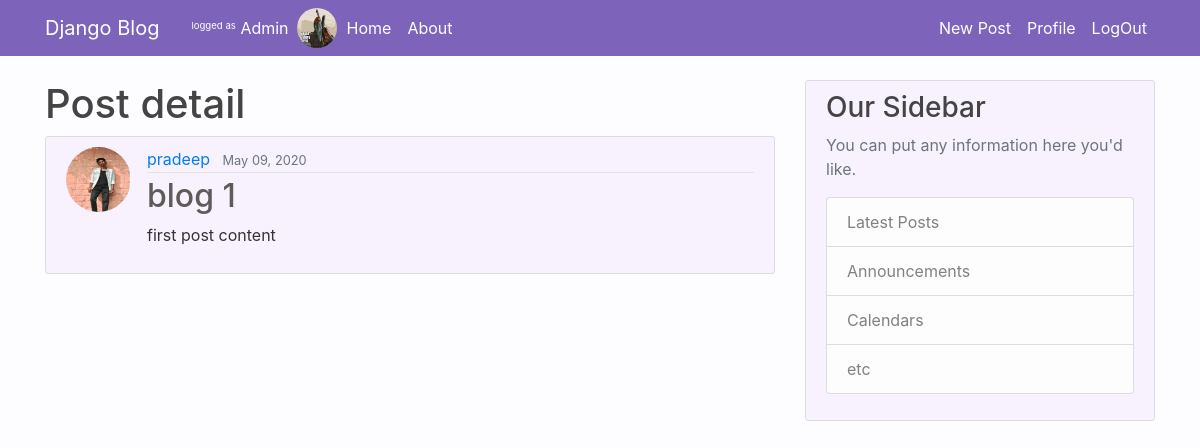
The app's page /post/1/ (signed in) with its own data.
### users/models.py (models this page shows, shortened)
class Profile(models.Model):
    user = models.OneToOneField(User,on_delete=models.CASCADE)
    image = models.ImageField(default='default.png',upload_to='profile_pics')

### blog/models.py (models this page shows, shortened)
class Post(models.Model):
    title = models.CharField(max_length=100)
    content = models.TextField()
    date_posted = models.DateTimeField(default=timezone.now)
    author = models.ForeignKey(User,on_delete=models.CASCADE)

### blog/views.py (the view)
# urls.py: path('post/<int:pk>/', PostdetailView.as_view(),name='post-detail'),
class PostdetailView(DetailView):
    model = Post

### blog/templates/blog/post_detail.html (shortened to what this page needs)
{% extends "blog/base.html" %}
{% block content %}
<h1>Post detail</h1>
<article class="media content-section">
    <img class="rounded-circle article-img" src={{  object.author.profile.image.url }}>
    <div class="media-body">
        <div class="article-metadata">
            <a class="mr-2" href="{% url 'user-posts' object.author.username %}">{{ object.author }}</a>
            <small class="text-muted">{{ object.date_posted|date:"F d, Y" }}</small>
        </div>
        <h2 class="article-title" href="#">{{ object.title }}</h2>
        <p class="article-content">{{ object.content }}</p>
    </div>
</article>
{% endblock content %}

### blog/templates/blog/base.html (shortened to what this page needs)
{% load static %}
<!DOCTYPE html>
<html>
<head>
    <link rel="stylesheet" href="{% static 'blog/bootstrap.min.css' %}"
>
    <link rel="stylesheet" type="text/css" href="{% static 'blog/main.css' %}">
</head>
<body>
    <header class="site-header">
        <nav class="navbar navbar-expand-md navbar-dark bg-steel fixed-top">
            <div class="container">
                <a class="navbar-brand mr-4" href="/">Django Blog</a>
                <div class="collapse navbar-collapse" id="navbarToggle">
                    <div class="navbar-nav mr-auto">
                        {% if user.is_authenticated %}
                        <a class="nav-item nav-link" href="{% url 'user-posts' user %}"><small><sup>logged
                                    as</sup></small>
                            {{ user|title }}</a>
                        <img class="rounded-circle article-img-sml" src={{  user.profile.image.url }}>
                        {% endif %}
                        <a class="nav-item nav-link" href="{% url 'blog-home' %}">Home</a>
                        <a class="nav-item nav-link" href="{% url 'blog-about' %}">About</a>
                    </div>
                    <div class="navbar-nav">
                        {% if user.is_authenticated %}
                        <a class="nav-item nav-link" href="{% url 'post-new'%}">New Post</a>
                        <a class="nav-item nav-link" href="{% url 'profile'%}">Profile</a>
                        <a class="nav-item nav-link" href="{% url 'logout'%}">LogOut</a>
                        {% else %}
                        <a class="nav-item nav-link" href="{% url 'login'%}">Login</a>
                        <a class="nav-item nav-link" href="{% url 'register' %}">Register</a>
                        {% endif %}
                    </div>
                </div>
            </div>
        </nav>
    </header>
    <main role="main" class="container">
        <div class="row">
            <div class="col-md-8">
                {% block content %}{% endblock %}
            </div>
            <div class="col-md-4">
                <div class="content-section">
                    <h3>Our Sidebar</h3>
                    <p class='text-muted'>You can put any information here you'd like.
                        <ul class="list-group">
                            <li class="list-group-item list-group-item-light">Latest Posts</li>
                            <li class="list-group-item list-group-item-light">Announcements</li>
                            <li class="list-group-item list-group-item-light">Calendars</li>
                            <li class="list-group-item list-group-item-light">etc</li>
                        </ul>
                    </p>
                </div>
            </div>
        </div>
    </main>
</body>
</body>
</html>

### blog/static/blog/main.css (style rules this page uses)
body { background: #f5f0ff1e; color: #333333; margin-top: 5rem; }
h1, h2, h3, h4, h5, h6 { color: #444444; }
ul { margin: 0; }
.bg-steel { background-color: #7b61b9fb; }
.site-header .navbar-nav .nav-link { color: #ffffff; }
.content-section { background: #e6d1fa42; padding: 10px 20px; border: 1px solid #dddddd; border-radius: 3px; margin-bottom: 20px; }
.article-title { color: #615a5a; }
.article-content { white-space: pre-line; }
.article-img { height: 65px; width: 65px; margin-right: 16px; }
.article-img-sml { height: 40px; width: 40px; margin-right: 2px; }
.article-metadata { padding-bottom: 1px; margin-bottom: 4px; border-bottom: 1px solid #e3e3e3 }

### records on screen
Post: author.profile.image (picture), author "pradeep", date_posted "May 09, 2020", title "blog 1", content "first post content"

### other values on screen
{{ user|title }} "Admin"
